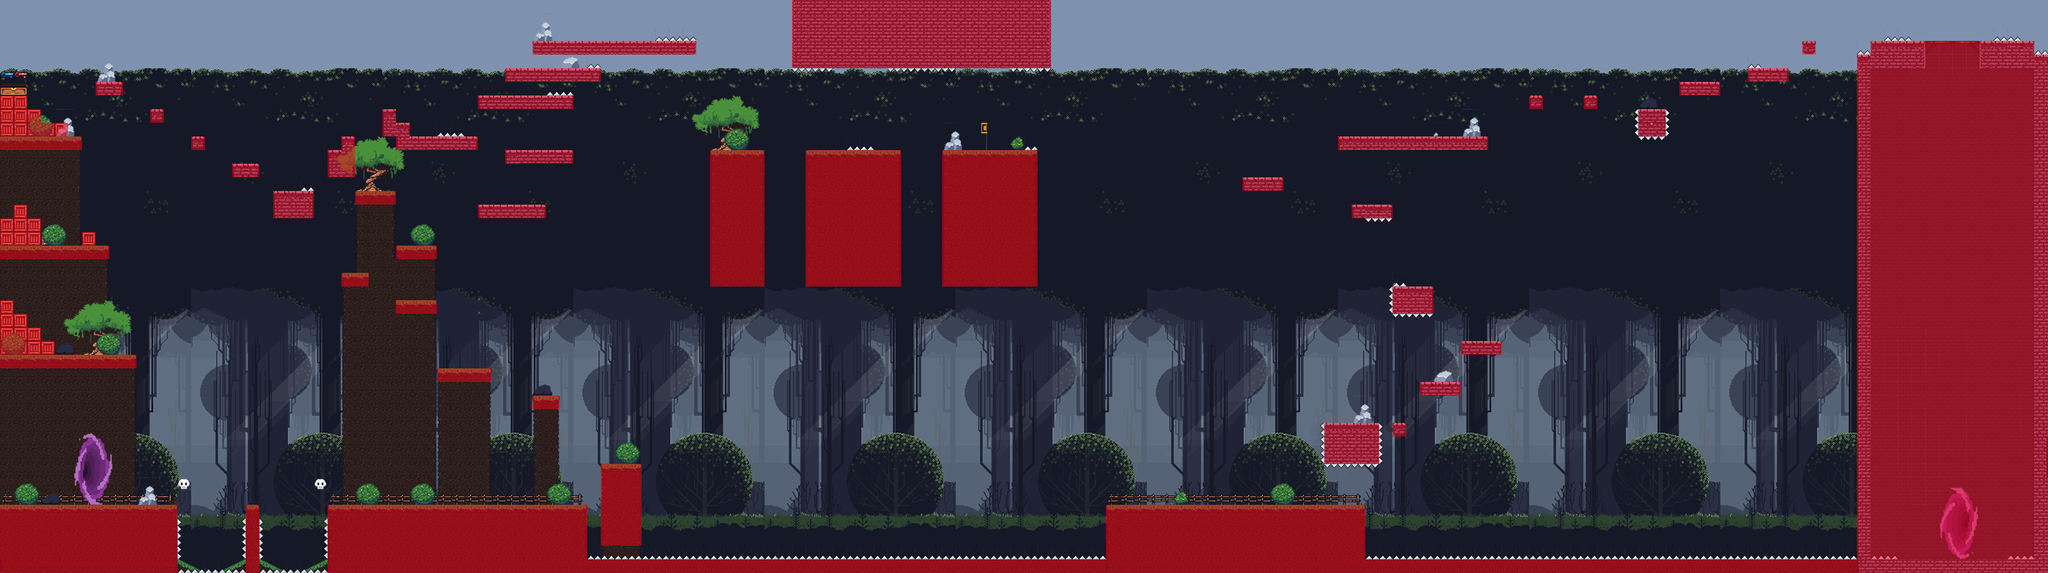

Rendered tile map (Tiled .tmx) drawn with the repository's tilesets; below, a short description and the map source with its tile grids summarised:
An orthogonal 150x42 tile map with 32x32 px tiles, 10 tile layers (Parallax, Platforms, Ground, Desactivable, ...), 2 tilesets and 189 objects (107x solid, 35x hazard, 29x coin, 5x platform, 5x alien, ...).

<map version="1.2" tiledversion="1.3.0" orientation="orthogonal" renderorder="right-down" compressionlevel="0" width="150" height="42" tilewidth="32" tileheight="32" infinite="0" nextlayerid="26" nextobjectid="299">
 <properties>
  <property name="BackgroundMusic" value="GrasslandsTheme.ogg" />
  <property name="P1_PositionX" value="192" />
  <property name="P1_PositionY" value="1088" />
  <property name="P2_PositionX" value="182" />
  <property name="P2_PositionY" value="1088" />
 </properties>
 <tileset firstgid="1" name="1st Level" tilewidth="32" tileheight="32" tilecount="1147" columns="31">
  <image source="1st Level.png" width="1000" height="1200" />
 </tileset>
 <tileset firstgid="1148" name="metaTiles" tilewidth="32" tileheight="32" tilecount="2" columns="2">
  <image source="metaTiles.png" width="64" height="32" />
 </tileset>
 <layer id="1" name="Parallax" width="150" height="42">
  <properties>
   <property name="Speed" value="0.90" />
  </properties>
  <data>[6300 cells, 6300 non-empty, 505 distinct tile ids]</data>
 </layer>
 <layer id="4" name="Platforms" width="150" height="42">
  <properties>
   <property name="Speed" value="1.0" />
  </properties>
  <data>[6300 cells, 341 non-empty, 23 distinct tile ids]</data>
 </layer>
 <layer id="3" name="Ground" width="150" height="42">
  <properties>
   <property name="Speed" value="1.0" />
  </properties>
  <data>[6300 cells, 1388 non-empty, 27 distinct tile ids]</data>
 </layer>
 <layer id="6" name="Desactivable" width="150" height="42">
  <properties>
   <property name="Speed" value="1.0" />
  </properties>
  <data>[6300 cells, 8 non-empty, 8 distinct tile ids]</data>
 </layer>
 <layer id="7" name="Decor" width="150" height="42">
  <properties>
   <property name="Speed" value="1.0" />
  </properties>
  <data>[6300 cells, 144 non-empty, 25 distinct tile ids]</data>
 </layer>
 <layer id="8" name="Decor" width="150" height="42">
  <properties>
   <property name="Speed" value="1.0" />
  </properties>
  <data>[6300 cells, 54 non-empty, 9 distinct tile ids]</data>
 </layer>
 <layer id="9" name="Decor" width="150" height="42">
  <properties>
   <property name="Speed" value="1.0" />
  </properties>
  <data>[6300 cells, 42 non-empty, 9 distinct tile ids]</data>
 </layer>
 <layer id="10" name="Hazards" width="150" height="42">
  <properties>
   <property name="Speed" value="1.0" />
  </properties>
  <data>[6300 cells, 149 non-empty, 4 distinct tile ids]</data>
 </layer>
 <layer id="11" name="Portal" width="150" height="42">
  <properties>
   <property name="Speed" value="1.0" />
  </properties>
  <data>[6300 cells, 42 non-empty, 42 distinct tile ids]</data>
 </layer>
 <objectgroup id="14" name="End">
  <object id="202" name="Goal" type="goal" x="4608" y="1216" width="32" height="62" />
 </objectgroup>
 <objectgroup color="#ffff00" id="25" name="Coins">
  <object id="262" name="Coin" type="coin" x="480" y="1056" width="32" height="32" />
  <object id="265" name="Coin" type="coin" x="672" y="1056" width="32" height="32" />
  <object id="266" name="Coin" type="coin" x="1440" y="1024" width="32" height="32" />
  <object id="267" name="Coin" type="coin" x="192" y="768" width="32" height="32" />
  <object id="268" name="Coin" type="coin" x="0" y="672" width="32" height="32" />
  <object id="269" name="Coin" type="coin" x="192" y="512" width="32" height="32" />
  <object id="270" name="Coin" type="coin" x="32" y="448" width="32" height="32" />
  <object id="271" name="Coin" type="coin" x="1184" y="800" width="32" height="32" />
  <object id="274" name="Coin" type="coin" x="832" y="256" width="32" height="32" />
  <object id="276" name="Coin" type="coin" x="416" y="160" width="32" height="32" />
  <object id="278" name="Coin" type="coin" x="1696" y="64" width="32" height="32" />
  <object id="279" name="Coin" type="coin" x="1760" y="128" width="32" height="32" />
  <object id="280" name="Coin" type="coin" x="1824" y="192" width="32" height="32" />
  <object id="281" name="Coin" type="coin" x="1504" y="256" width="32" height="32" />
  <object id="282" name="Coin" type="coin" x="2144" y="224" width="32" height="32" />
  <object id="283" name="Coin" type="coin" x="2464" y="256" width="32" height="32" />
  <object id="284" name="Coin" type="coin" x="2560" y="352" width="32" height="32" />
  <object id="285" name="Coin" type="coin" x="2656" y="512" width="32" height="32" />
  <object id="286" name="Coin" type="coin" x="3040" y="960" width="32" height="32" />
  <object id="287" name="Coin" type="coin" x="3328" y="608" width="32" height="32" />
  <object id="288" name="Coin" type="coin" x="3040" y="256" width="32" height="32" />
  <object id="289" name="Coin" type="coin" x="3872" y="224" width="32" height="32" />
  <object id="290" name="Coin" type="coin" x="4544" y="32" width="32" height="32" />
  <object id="291" name="Coin" type="coin" x="4576" y="224" width="32" height="32" />
  <object id="292" name="Coin" type="coin" x="4544" y="416" width="32" height="32" />
  <object id="293" name="Coin" type="coin" x="4576" y="608" width="32" height="32" />
  <object id="294" name="Coin" type="coin" x="4544" y="800" width="32" height="32" />
  <object id="295" name="Coin" type="coin" x="4576" y="992" width="32" height="32" />
  <object id="296" name="Coin" type="coin" x="4544" y="1184" width="32" height="32" />
 </objectgroup>
 <objectgroup id="15" name="Walls">
  <object id="46" name="Floor" type="solid" x="-32" y="-32" width="4864" height="32" />
  <object id="63" name="Floor" type="solid" x="2592" y="1184" width="608" height="160" />
  <object id="70" name="Floor" type="solid" x="928" y="576" width="96" height="32" />
  <object id="71" name="Floor" type="solid" x="800" y="640" width="64" height="32" />
  <object id="74" name="Floor" type="solid" x="928" y="704" width="96" height="32" />
  <object id="75" name="Floor" type="solid" x="1024" y="864" width="128" height="32" />
  <object id="76" name="Floor" type="solid" x="1248" y="928" width="64" height="32" />
  <object id="77" name="Floor" type="solid" x="1408" y="1088" width="96" height="192" />
  <object id="78" name="Platform" type="platform" x="1120" y="224" width="224.003" height="12" />
  <object id="79" name="Platform" type="platform" x="1184" y="160" width="224.003" height="12" />
  <object id="80" name="Platform" type="platform" x="1248" y="96" width="384" height="12" />
  <object id="82" name="Floor" type="solid" x="1888" y="352" width="224" height="320" />
  <object id="83" name="Floor" type="solid" x="2208" y="352" width="224" height="320" />
  <object id="85" name="Floor" type="solid" x="1856" y="0" width="608" height="160" />
  <object id="87" name="Floor" type="solid" x="3104" y="992" width="128" height="96" />
  <object id="88" name="Floor" type="solid" x="3264" y="672" width="96" height="64" />
  <object id="91" name="Floor" type="solid" x="3136" y="320" width="352" height="32" />
  <object id="92" name="Floor" type="solid" x="3936" y="192" width="96" height="32" />
  <object id="94" name="Floor" type="solid" x="3712" y="224" width="32" height="32" />
  </objectgroup>
 <objectgroup id="24" name="Auto-Save">
  <!-- 1 objects omitted --></objectgroup>
 <objectgroup color="#ff5500" id="20" name="Mecha">
  <!-- 3 objects omitted --></objectgroup>
 <objectgroup color="#555500" id="21" name="Alien">
  <!-- 5 objects omitted --></objectgroup>
 <objectgroup id="16" name="Hazards">
  <!-- 35 objects omitted --></objectgroup>
 <objectgroup id="17" name="Desactivable">
  <!-- 1 objects omitted --></objectgroup>
 <objectgroup id="18" name="Key">
  <!-- 1 objects omitted --></objectgroup>
 <layer id="19" name="PathfindingCollisions" width="150" height="42">
  <properties>
   <property name="Navigation" value="1" />
   <property name="NoDraw" value="1" />
  </properties>
  <data>[6300 cells, 1357 non-empty, 1 distinct tile ids]</data>
 </layer>
</map>
<!-- 140 of 189 objects omitted -->
